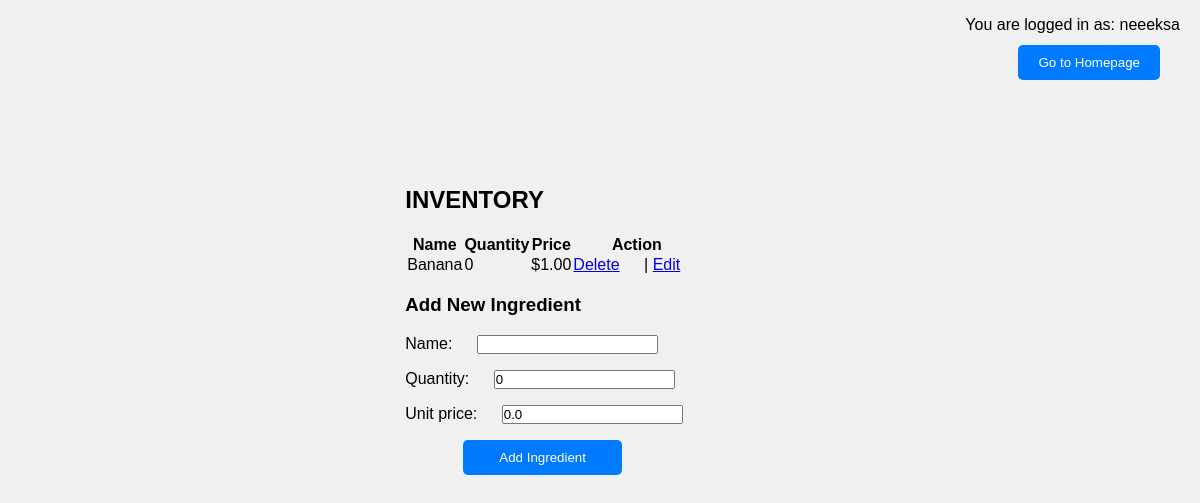
/inventory/ (signed in), run on an earlier commit of the app's database.
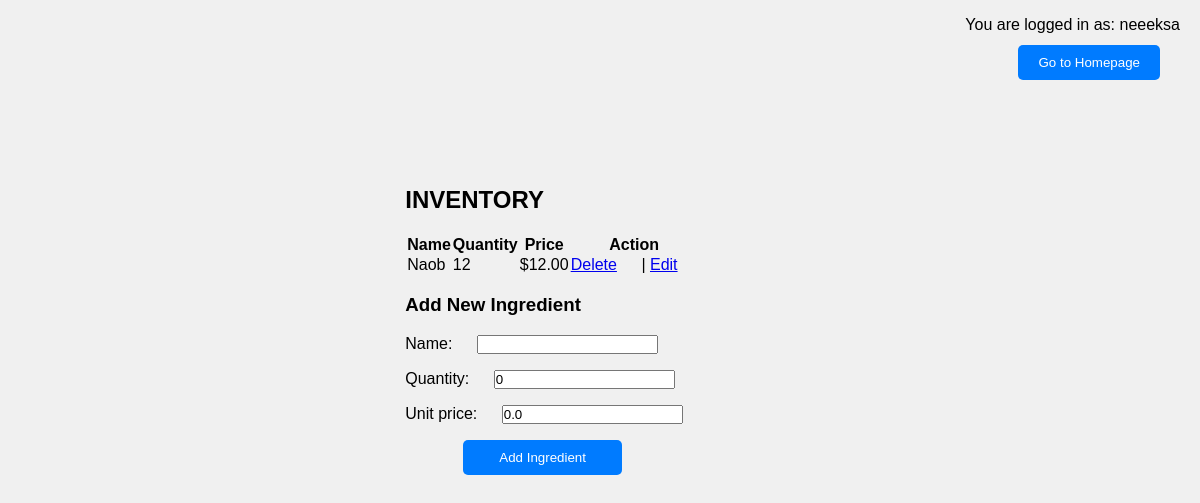
And on a later commit of the database.
### main/models.py (models this page shows, shortened)
class Ingredient(models.Model):
    name = models.CharField(max_length=100)
    price = models.DecimalField(max_digits=10, decimal_places=2, default=0.00)  # Добавляем поле price
    available_quantity = models.IntegerField(default=0)
    quantity = models.IntegerField(default=0)
    unit_price = models.DecimalField(max_digits=10, decimal_places=2, default=0.00)

### main/views.py (the view)
# urls.py: path('inventory/', views.inventory, name='inventory'),
def inventory(request):
    if request.method == 'POST':
        form = IngredientForm(request.POST)
        if form.is_valid():
            name = form.cleaned_data['name']
            quantity = form.cleaned_data['quantity']
            price = form.cleaned_data['unit_price']
            ingredient, created = Ingredient.objects.get_or_create(name=name, defaults={'quantity': quantity, 'price': price})
            if not created:
                ingredient.quantity += quantity
                ingredient.price = price
                ingredient.save()
            return redirect('inventory')
    else:
        form = IngredientForm()
    ingredients = Ingredient.objects.all()
    context = {
        'ingredients': ingredients,
        'form': form,
    }
    return render(request, 'main/inventory.html', context)

### main/forms.py
class IngredientForm(forms.ModelForm):
    class Meta:
        model = Ingredient
        fields = ['name', 'quantity', 'unit_price']

### main/templates/main/inventory.html (shortened to what this page needs)
{% extends 'main/base.html' %}
{% block content %}
{% if request.user.is_authenticated %}
    <p class="logged-in-user">You are logged in as: {{ request.user.username }}</p>
    <h2>INVENTORY</h2>
    <button class="go_to_homepage" onclick="location.href='{% url 'index' %}'">Go to Homepage</button>
    <table>
        <thead>
            <tr>
                <th>Name</th>
                <th>Quantity</th>
                <th>Price</th>
                <th>Action</th>
            </tr>
        </thead>
        <tbody>
            {% for ingredient in ingredients %}
                <tr>
                    <td>{{ ingredient.name }}</td>
                    <td>{{ ingredient.quantity }}</td>
                    <td>${{ ingredient.price }}</td>
                    <td>
                        <a href="{% url 'delete_ingredient' ingredient.id %}">Delete</a> |
                        <a href="{% url 'edit_ingredient' ingredient.id %}">Edit</a>
                    </td>
                </tr>
            {% endfor %}
        </tbody>
    </table>
    <h3>Add New Ingredient</h3>
    <form method="post">
        {{ form.as_p }}
        <button type="submit">Add Ingredient</button>
    </form>
{% else %}
    <p>You are not logged in.</p>
    <a href="{% url 'login' %}">Login</a> | <a href="{% url 'signup' %}">Sign Up</a>
{% endif %}
{% endblock %}

What changed in the data, as far as the page shows it:
removed Ingredient: name "Banana", quantity "0", price "1.00"
added Ingredient: name "Naob", quantity "12", price "12.00"
